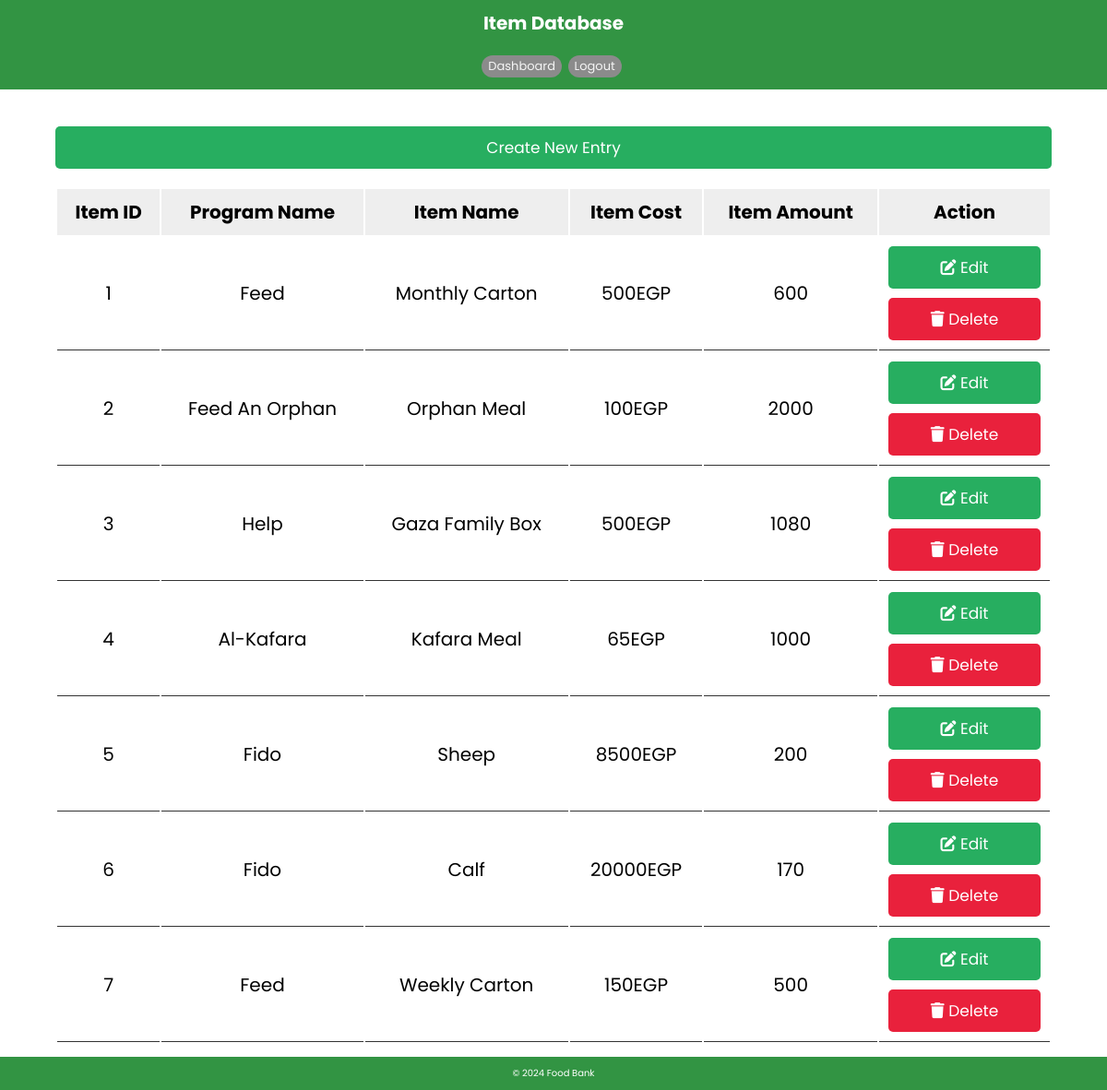
The page /Controller/ItemController.php (signed in) on the database its author committed.
### tables this page shows
CREATE TABLE `item` (
  `id` int(10) UNSIGNED NOT NULL,
  `item_name` varchar(128) DEFAULT NULL,
  `item_cost` float UNSIGNED DEFAULT NULL,
  `amount` mediumint(128) UNSIGNED DEFAULT NULL,
  `program_id` int(10) UNSIGNED NOT NULL
);

CREATE TABLE `program` (
  `id` int(10) UNSIGNED NOT NULL,
  `program_name` varchar(128) DEFAULT NULL,
  `description` varchar(1024) NOT NULL,
  `hash` varchar(64) NOT NULL
);

### Model/pdo.php (called while the page is built)
<?php
class Singleton
{
    private static $pdo;
    public static function getpdo()
    {
        if (self::$pdo == null)
            self::$pdo = new PDO('mysql:host=localhost;port=3306;dbname=foodbank', 'root', '');
        return self::$pdo;
    }
}

### Model/ItemModel.php (called while the page is built, shortened)
<?php
require_once "pdo.php";
class ItemModel extends ModifiableAbstModel
{
    public static function view_all()
    {
        $stmt = Singleton::getpdo()->query("SELECT * FROM " . self::table);
        return $stmt->fetchAll(PDO::FETCH_ASSOC);
    }
}

### Model/ProgramModel.php (called while the page is built, shortened)
<?php
require_once "pdo.php";
class ProgramModel extends ModifiableAbstModel
{
    public static function get_ProgramName($id)
    {
        $sql = "SELECT program_name FROM " . self::table . " WHERE id = :id";
        $stmt = Singleton::getpdo()->prepare($sql);
        $stmt->execute(['id' => $id]);
        $row = $stmt->fetch(PDO::FETCH_ASSOC);
        return $row['program_name'];
    }
}

### View/ItemView.php (the view, shortened to what this page needs)
<?php
require_once "../View/ViewAbst.php";
require_once "../Model/ProgramModel.php";
class ItemView extends ViewAbst
{
    function ShowItemsTable($rows)
    {
        echo ('
            <!DOCTYPE html>
            <html lang="en">
            <head>
                <link rel="stylesheet" href="../CSS/CRUD.css">
                <link rel="stylesheet" href="../CSS/popup.css">
                <link rel="stylesheet" href="https://cdnjs.cloudflare.com/ajax/libs/font-awesome/6.5.2/css/all.min.css">
            </head>
            <body>
                <header>
                    <h1>Item Database</h1>
                    <nav>
                        <ul>
                            <a href="../Controller/AdminController.php"><li>Dashboard</li></a>
                            <a href="../Controller/AdminController.php?cmd=logout"><li>Logout</li></a>
                        </ul>
                    </nav>
                </header>
                <div class="container">
                    <button onclick="togglePopup()" class="btn">Create New Entry</button>
                    <div id="popupOverlay" class="overlay-container">
                        <div class="popup-box">
                            <div class="admin-object-form-container">
                                <form action="../Controller/ItemController.php?cmd=add" method="post">
                                    <select id="program_id" name = "program_id">
        ');
        echo ('
                                    </select>
                                    <input type="submit" class="btn" name="add_item" value="Create">
                                    <input type="button" class="btn" name="add_item" value="Cancel" onclick="togglePopup()">
                                </form>
                            </div>
                        </div>
                    </div>
                    <div class="object-display">
                    <table class="object-display-table">
                    <thead><tr>
                        <th>item ID</th>
                            <th>program name</th>
                            <th>item name</th>
                            <th>item cost</th>
                            <th>item amount</th>
                            <th>action</th>
                    </tr></thead>
        ');
        foreach ($rows as $row)
            echo ('
                <tr>
                    <td>' . $row['id'] . '</td>
                    <td>' . ProgramModel::get_ProgramName($row['program_id']) . '</td>
                    <td>' . $row['item_name'] . '</td>
                    <td>' . $row['item_cost'] . "EGP" . '</td>
                    <td>' . $row['amount'] . '</td>
                    <td>
                        <a href="ItemController.php?cmd=edit&id=' . $row['id'] . '" class="btn">
                            <i class="fas fa-edit"></i> Edit
                        </a>
                        <a href="ItemController.php?cmd=delete&id=' . $row['id'] . '" class="btn">
                            <i class="fas fa-trash"></i> Delete
                        </a>
                    </td>
                </tr>
            ');
    }
}

### Controller/ItemController.php (shortened to what this page needs)
<?php
require_once "../Model/ItemModel.php";
require_once "../View/ItemView.php";
class ItemController
{
    public $itemView;
    function __construct()
    {
        $this->itemView = new ItemView();
    }
    public function view_allController()
    {
        $stmt = ItemModel::view_all();
        $this->itemView->ShowItemsTable($stmt);
    }
}
$controller = new ItemController();
if (!isset($_GET['cmd']))
    $controller->view_allController();
$controller->itemView->PrintFooter();

### View/ViewAbst.php (shortened to what this page needs)
<?php
class ViewAbst
{
    function PrintFooter()
    {
        echo ('
                </table>
                </div>
                </div>
                <footer>
                    <p>© 2024 Food Bank</p>
                </footer>
                </body>
            </html>
        ');
    }
}

### CSS/CRUD.css (style rules this page uses)
:root { --green: #27ae60; --black: #333; --white: #fff; --bg-color: #eee; --box-shadow: 0 0.5rem 1rem rgba(0, 0, 0, 0.1); --border: 0.1rem solid var(--black); }
* { font-family: "Poppins", sans-serif; margin: 0; padding: 0; box-sizing: border-box; outline: none; border: none; text-decoration: none; text-transform: capitalize; }
header { background-color: #329443; color: #fff; padding: 10px; text-align: center; }
footer { background-color: #329443; color: #fff; text-align: center; padding: 10px; position: fixed; bottom: 0; width: 100%; }
html { font-size: 62.5%; overflow-x: hidden; }
li { display: inline-block; width: auto; cursor: pointer; border-radius: 5rem; margin-top: 1rem; margin-bottom: 0.3rem; margin-right: 0.4rem; font-size: small; padding: 0.2rem 0.7rem; background: rgb(139, 139, 139); color: rgb(245, 245, 245); text-align: center; }
.btn { display: block; width: 100%; cursor: pointer; border-radius: 0.5rem; margin-top: 1rem; font-size: 1.7rem; padding: 1rem 3rem; background: var(--green); color: var(--white); text-align: center; }
.btn:last-child { background: rgb(233, 33, 60); }
.container { width: 95%; padding: 3rem; margin: 0 auto; }
.object-display { margin: 2rem 0; }
.object-display .object-display-table { width: 100%; text-align: center; }
.object-display .object-display-table thead { background: var(--bg-color); }
.object-display .object-display-table th { padding: 1rem; font-size: 2rem; }
.object-display .object-display-table td { padding: 1rem; font-size: 2rem; border-bottom: var(--border); }
.object-display .object-display-table .btn:first-child { margin-top: 0; }
h1 { margin-bottom: 1rem; }

### rows shown on the page
item: id "1", program.program_name "Feed", item_name "Monthly Carton", item_cost "500", amount "600"
item: id "2", program.program_name "Feed An Orphan", item_name "Orphan Meal", item_cost "100", amount "2000"
item: id "3", program.program_name "Help", item_name "Gaza Family Box", item_cost "500", amount "1080"
item: id "4", program.program_name "Al-Kafara", item_name "Kafara Meal", item_cost "65", amount "1000"
item: id "5", program.program_name "Fido", item_name "Sheep", item_cost "8500", amount "200"
item: id "6", program.program_name "Fido", item_name "Calf", item_cost "20000", amount "170"
item: id "7", program.program_name "Feed", item_name "Weekly Carton", item_cost "150", amount "500"
